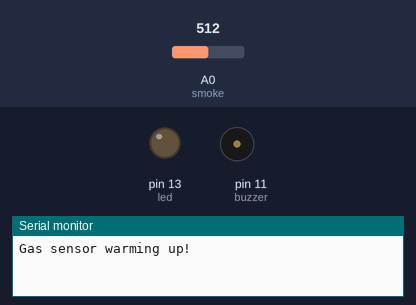
The sketch below on a simulated Arduino Uno, built with avr-gcc and run on an emulated ATmega328P. Shown: output pins drawn as LEDs (lit = HIGH), buzzer (waves = sounding, pin HIGH), the last lines printed to the serial monitor. The inputs (shaded band) are chosen by the test bench; at power-on: A0 (smoke) = 512.

Above: at 0.1 s.
At 20.1 s:
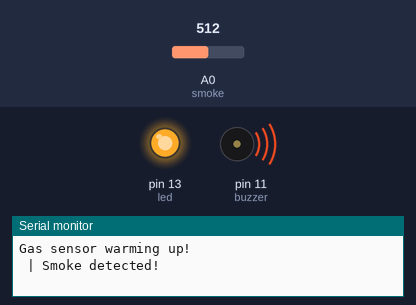
Timing chart, 0 to 21.6 s (numbered marks = the images above):
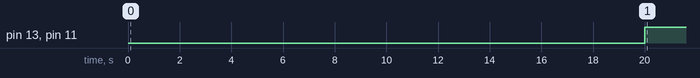

Measured:
- by itself, pin 13 (led), pin 11 (buzzer): LOW → HIGH at 20.0 s

The sketch:

smoke.ino
```cpp
int smoke = A0;
int buzzer = 11;
int led = 13;
float sensorValue;
void setup() {
  pinMode(buzzer,OUTPUT);
  pinMode(led,OUTPUT);
  pinMode(smoke,INPUT);
   Serial.begin(9600); // sets the serial port to 9600
  Serial.println("Gas sensor warming up!");
  delay(20000); // allow the MQ-6 to warm up


}

void loop() {
  sensorValue=analogRead(smoke);
  if(sensorValue > 400)
  {
    Serial.print(" | Smoke detected!");
    digitalWrite(buzzer,HIGH);
    digitalWrite(led,HIGH);
  }
  else
  {
     Serial.print(" | Smoke  not detected!");
     digitalWrite(buzzer,LOW);
     digitalWrite(led,LOW);

  }
  delay(2000); // wait 2s for next reading
}
```
